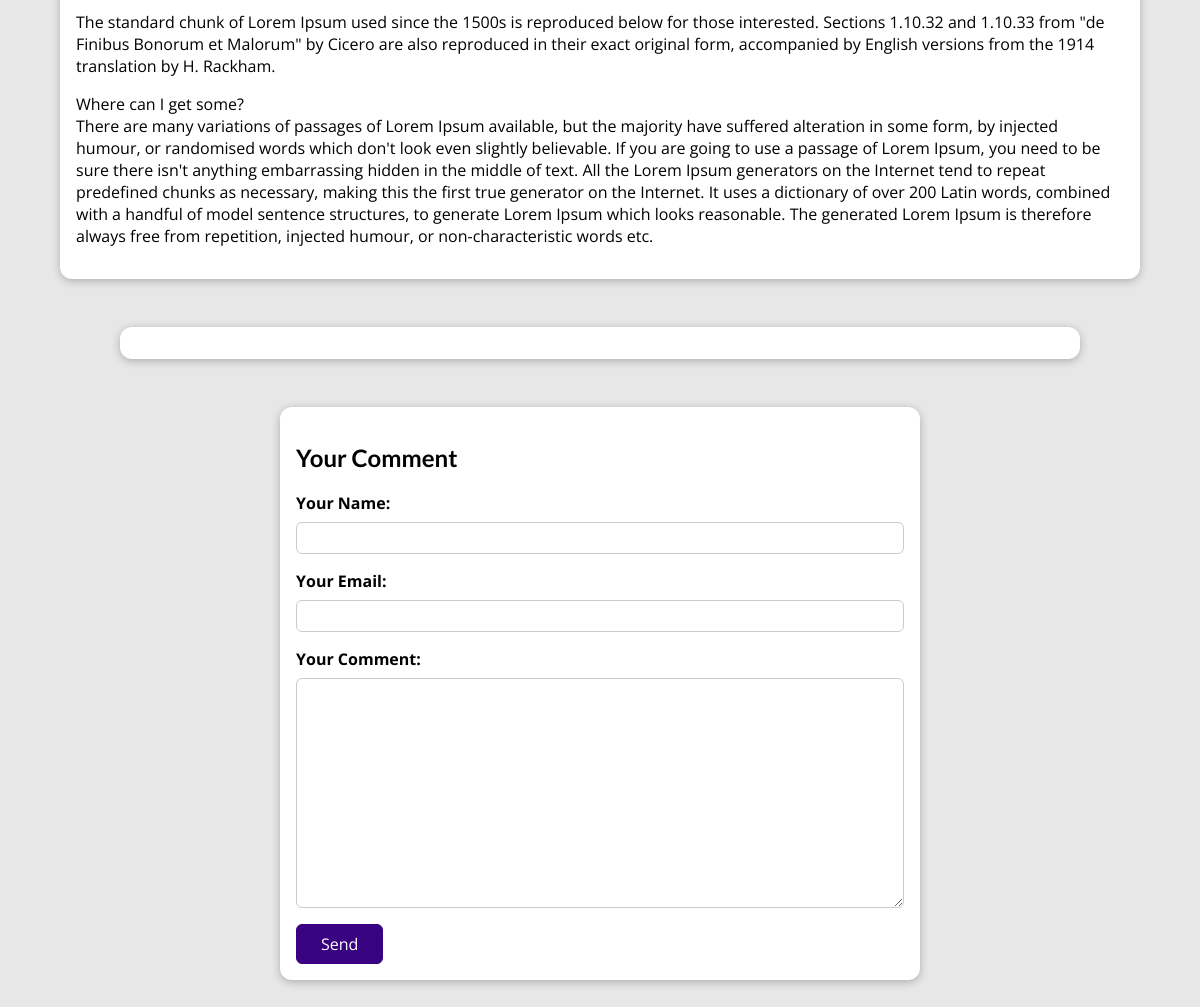
The page /posts/adventure-stories/ (lower part) on the database as committed earlier.
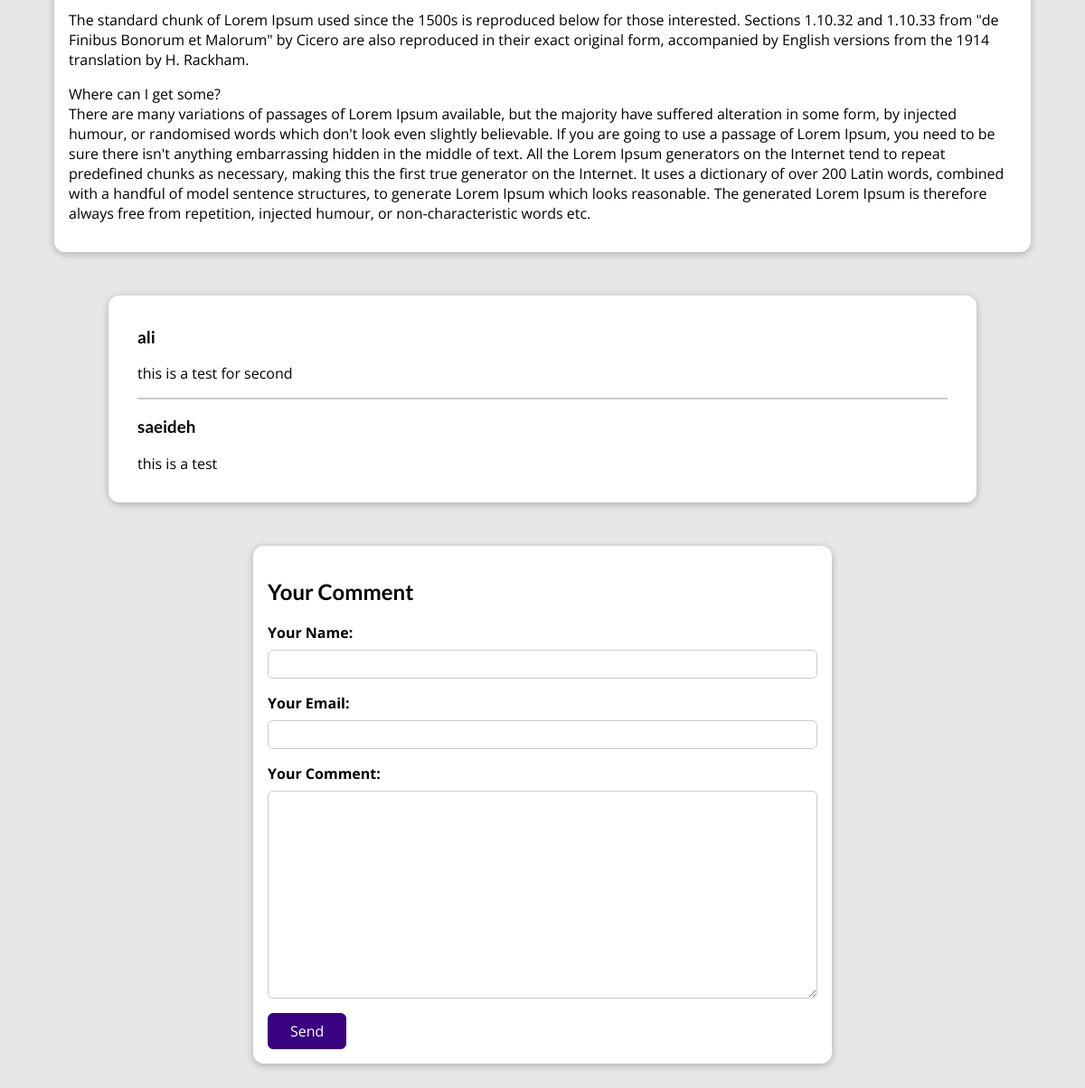
The same page on the database as committed later.
### blog/models.py (models this page shows, shortened)
class Post(models.Model):
    title = models.CharField(max_length=100)
    excerpt = models.CharField(max_length=200)
    image = models.ImageField(upload_to='posts',blank=True, null= True)
    date = models.DateField(auto_now=True)
    slug = models.SlugField(unique=True, db_index=True, null=False)
    content = models.TextField(validators=[MinLengthValidator(10)])
    author = models.ForeignKey(Author,on_delete=models.SET_NULL, null=True, related_name='posts')
    tag = models.ManyToManyField(Tag, null=True)
    class Meta:
        verbose_name_plural = "All Posts"

class Comment(models.Model):
    user_name = models.CharField(max_length=100)
    user_email = models.EmailField()
    massage = models.TextField()
    post = models.ForeignKey(Post, on_delete = models.CASCADE, related_name ='comments')

### blog/views.py (the view, shortened to what this page needs)
# urls.py: path("posts/<slug:slug>/", views.PostDetailView.as_view(), name="post-detail-url" ),
class  PostDetailView(View):
    def save_for_later(self, request, post_id):
        stored_post = request.session.get('stored_post')
        if stored_post is not None:
            is_save_for_later= post_id in stored_post
        else:
            is_save_for_later = False
        return is_save_for_later
    def get(self, request, slug):
        post = Post.objects.get(slug=slug)
        comment_form = CommentForm()
        context ={
            'post': post ,
            'post_tag':post.tag.all(),
            'comment_form': comment_form,
            'comments' :post.comments.all().order_by('-id'),
            'save_for_later': self.save_for_later(request, post.id),
         }
        return render(request, 'blog/post-detail.html', context)

### blog/forms.py
class CommentForm(forms.ModelForm):
    class Meta:
        model = Comment
        exclude =['post']
        labels ={
            'user_name':'Your Name',
            'user_email':'Your Email',
            'massage' : 'Your Comment'
        }

### blog/models.py (called while the page is built)
    def fullName(self):
        return f'{self.first_name} {self.last_name}'

    def __str__(self):
        return self.fullName()

### blog/templates/blog/post-detail.html (shortened to what this page needs)
{% extends 'base.html' %}
{% load static %}
{% block css-files %}
    <link rel="stylesheet" href="{% static 'blog/styles/post-detail.css' %}">
{% endblock %}
{% block body %}
    <main>
        {{ post.content|linebreaks }}
    </main>
    <section id="comments">
        <ul>
            {% for comment in comments %}
                <li>
                    <h3>{{comment.user_name}}</h3>
                    <p>{{comment.massage|linebreaks}}</p>
                </li>
            {%endfor%}
        </ul>
    </section>
    <section id='comment-form'>
        <h2>Your Comment</h2>
        <form action="{%url "post-detail-url" post.slug%}" method="POST">
            {% for field in comment_form  %}
                <div class="form-control {% if field.errors %}invalid{% endif %}">
                    {{ field.label_tag }}
                    {{ field }}
                </div>
            {% endfor %}
            <button> Send </button>
        </form>
    </section>
{% endblock %}

### templates/base.html (shortened to what this page needs)
{% load static %}
<!DOCTYPE html>
<html lang="en">
  <head>
    {% block css-files %}{% endblock %}
    <link rel="stylesheet" href="{% static 'base.css' %}">
  </head>
  <body>
    {% block body%}{% endblock %}
  </body>
</html>

### blog/static/blog/styles/post-detail.css (style rules this page uses)
body { background-color: #e7e7e7; }
main { width: 90%; max-width: 90rem; margin: 3rem auto; background-color: white; padding: 1rem; border-radius: 12px; box-shadow: 0 2px 8px rgba(0, 0, 0, 0.25); }
#comment-form { margin: 3rem auto; width: 90%; max-width: 40rem; border-radius: 12px; background-color: white; box-shadow: 0 2px 8px rgba(0, 0, 0, 0.25); padding: 1rem; }
#comment-form button { font: inherit; background-color: #390281; color: white; border: 1px solid #390281; padding: 0.5rem 1.5rem; border-radius: 6px; cursor: pointer; }
.form-control { margin-bottom: 1rem; }
.form-control label { font-weight: bold; margin-bottom: 0.5rem; display: block; }
.form-control input, .form-control textarea { display: block; width: 100%; font: inherit; padding: 0.25rem; border-radius: 6px; border: 1px solid #ccc; }
#comments { margin: 3rem auto; width: 90%; max-width: 60rem; border-radius: 12px; background-color: white; box-shadow: 0 2px 8px rgba(0, 0, 0, 0.25); padding: 1rem 2rem; }
#comments ul { list-style: none; margin: 0; padding: 0; }
#comments li { margin-bottom: 1rem; border-bottom: 2px solid #ccc; }
#comments li:last-of-type { border-bottom: none; }

### static/base.css (style rules this page uses)
* { box-sizing: border-box; }
html { font-family: 'Open Sans', 'Lato', sans-serif; }
body { margin: 0; }
h1, h2, h3 { font-family: 'Lato', sans-serif; font-weight: bold; }

Rows that differ between the two databases and show on the page:
added Comment: user_name "ali", massage "this is a test for second"
added Comment: user_name "saeideh", massage "this is a test"
